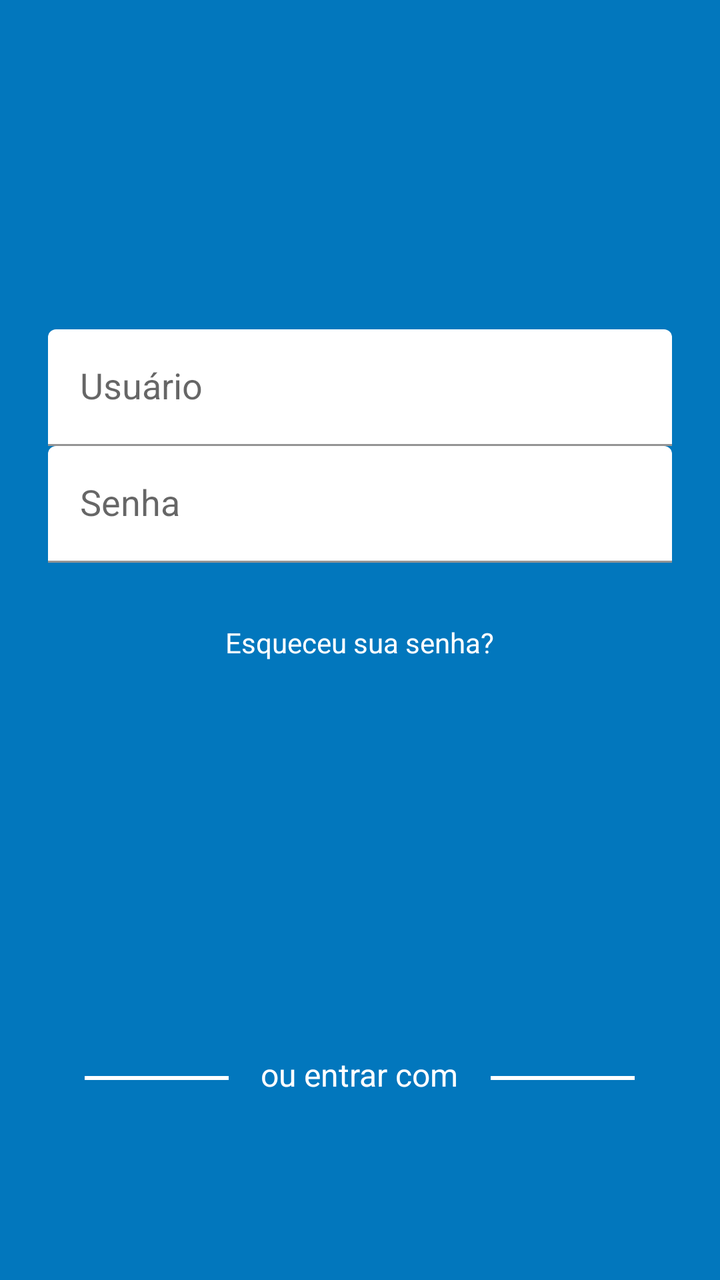
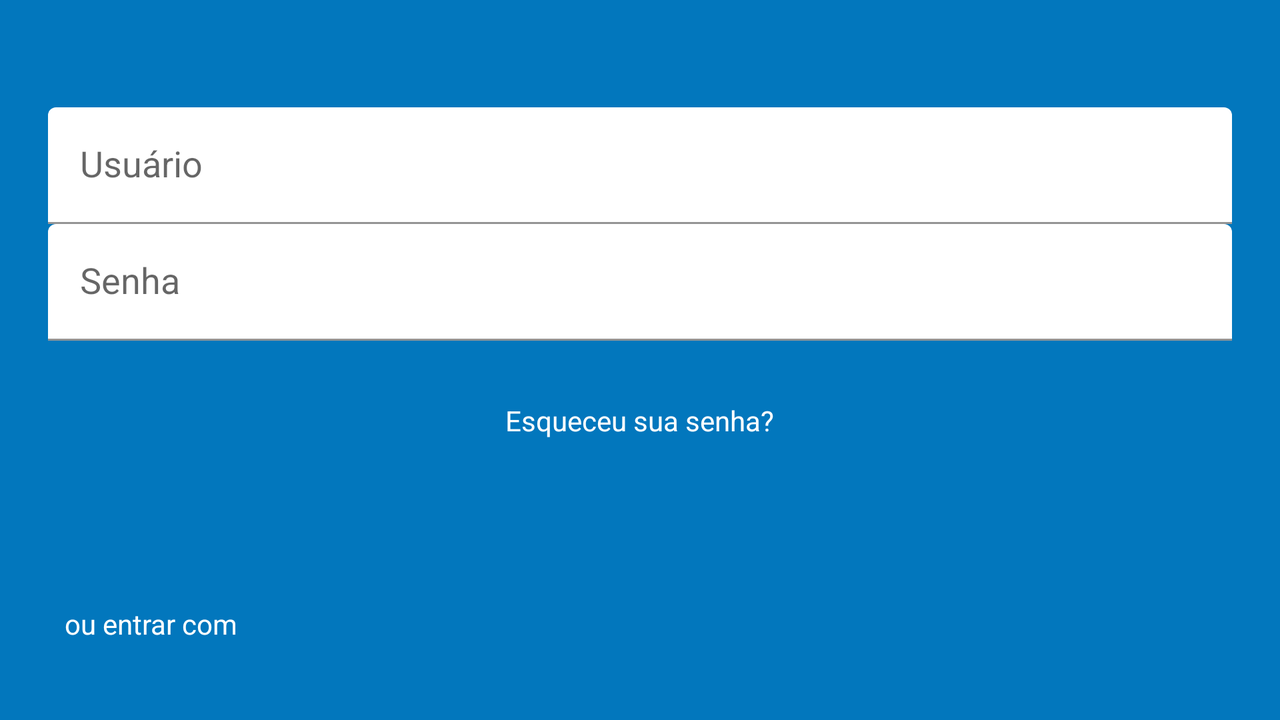

Two renders of one Android screen. The first uses the default layout on a phone; the second uses the alternative layout the repository ships for a different screen configuration, on a matching device. The two XML files are below.
<!-- AndroidManifest.xml: fallback theme Theme.MaterialComponents.DayNight.NoActionBar -->
<!-- res/layout/activity_login.xml -->
<?xml version="1.0" encoding="utf-8"?>
<LinearLayout xmlns:android="http://schemas.android.com/apk/res/android"
    xmlns:app="http://schemas.android.com/apk/res-auto"
    xmlns:tools="http://schemas.android.com/tools"
    android:layout_width="match_parent"
    android:layout_height="match_parent"
    android:background="@color/colorBackgroundLoginActivity"
    android:gravity="center_horizontal"
    android:orientation="vertical"
    android:paddingBottom="@dimen/spacing_normal"
    android:paddingLeft="@dimen/spacing_large"
    android:paddingRight="@dimen/spacing_large">

    <LinearLayout
        android:layout_width="match_parent"
        android:layout_height="0dp"
        android:layout_weight="0.60"
        android:gravity="center"
        android:orientation="vertical">

        <android.support.design.widget.TextInputLayout
            android:id="@+id/act_login_til_username"
            android:layout_width="match_parent"
            android:layout_height="wrap_content"
            android:theme="@style/TextInputLayoutWhite"
            app:theme="@style/TextInputLayoutWhite">

            <android.support.design.widget.TextInputEditText
                android:id="@+id/act_login_et_login"
                style="@style/EditTextWhite"
                android:layout_width="match_parent"
                android:layout_height="wrap_content"
                android:hint="@string/act_login_hint_user"
                android:imeOptions="actionNext"
                android:inputType="textVisiblePassword"
                android:lines="1" />

        </android.support.design.widget.TextInputLayout>

        <android.support.design.widget.TextInputLayout
            android:id="@+id/act_login_til_password"
            android:layout_width="match_parent"
            android:layout_height="wrap_content"
            android:theme="@style/TextInputLayoutWhite"
            app:passwordToggleEnabled="true"
            app:passwordToggleTint="@android:color/white"
            app:theme="@style/TextInputLayoutWhite">

            <android.support.design.widget.TextInputEditText
                android:id="@+id/act_login_et_password"
                style="@style/EditTextWhite"
                android:layout_width="match_parent"
                android:layout_height="wrap_content"
                android:hint="@string/act_login_hint_password"
                android:imeOptions="actionDone"
                android:inputType="textPassword"
                android:lines="1" />

        </android.support.design.widget.TextInputLayout>

        <Button
            android:id="@+id/act_login_btn_login"
            style="@style/buttonRounded"
            android:layout_marginTop="@dimen/spacing_normal"
            android:text="@string/act_login_label_get_in" />

        <TextView
            android:id="@+id/act_login_tv_forgot_password"
            style="@style/textForgotPassword"
            android:text="@string/act_login_label_forgot_password" />
    </LinearLayout>

    <LinearLayout
        android:id="@+id/layout_botoes_login"
        android:layout_width="match_parent"
        android:layout_height="wrap_content"
        android:orientation="vertical"
        android:visibility="gone"
        tools:visibility="visible">

        <LinearLayout
            android:layout_width="match_parent"
            android:layout_height="wrap_content"
            android:gravity="center"
            android:orientation="horizontal">

            <View
                android:layout_width="@dimen/act_login_line_width"
                android:layout_height="@dimen/act_login_line_height"
                android:background="@android:color/white" />

            <TextView
                android:layout_width="wrap_content"
                android:layout_height="wrap_content"
                android:layout_margin="@dimen/spacing_normal"
                android:baselineAligned="false"
                android:gravity="center"
                android:paddingBottom="@dimen/spacing_tiny"
                android:text="@string/act_login_entrar_com"
                android:textColor="@android:color/white"
                android:textSize="@dimen/text_medium" />

            <View
                android:layout_width="@dimen/act_login_line_width"
                android:layout_height="@dimen/act_login_line_height"
                android:background="@android:color/white" />

        </LinearLayout>

        <LinearLayout

            android:layout_width="match_parent"
            android:layout_height="wrap_content"
            android:baselineAligned="false"
            android:orientation="horizontal">


            <LinearLayout
                android:id="@+id/act_login_btn_google"
                android:layout_width="0dp"
                android:layout_height="@dimen/minimum_touch_size"
                android:layout_marginBottom="@dimen/spacing_small"
                android:layout_marginEnd="@dimen/spacing_small"
                android:layout_marginRight="@dimen/spacing_small"
                android:layout_weight="1"
                android:clickable="true"
                android:focusable="true"
                android:foreground="?android:attr/selectableItemBackground"
                android:orientation="horizontal">

                <Button
                    android:id="@+id/btn_login_google"
                    style="@style/buttonRounded"
                    android:text="@string/act_login_google" />

            </LinearLayout>

            <LinearLayout
                android:id="@+id/act_login_btn_facebook"
                android:layout_width="0dp"
                android:layout_height="@dimen/minimum_touch_size"
                android:layout_marginBottom="@dimen/spacing_small"
                android:layout_marginLeft="@dimen/spacing_small"
                android:layout_marginStart="@dimen/spacing_small"
                android:layout_weight="1"
                android:clickable="true"
                android:focusable="true"
                android:foreground="?android:attr/selectableItemBackground"
                android:orientation="horizontal">

                <Button
                    android:id="@+id/btn_login_facebook"
                    style="@style/buttonRounded"
                    android:text="@string/act_login_facebook" />

            </LinearLayout>

        </LinearLayout>
    </LinearLayout>

</LinearLayout>
<!-- resources referenced by this layout -->
<resources>
  <color name="colorBackgroundLoginActivity">@color/colorPrimary</color>
  <dimen name="act_login_line_height">2dp</dimen>
  <dimen name="act_login_line_width">72dp</dimen>
  <dimen name="minimum_touch_size">48dp</dimen>
  <dimen name="spacing_large">24dp</dimen>
  <dimen name="spacing_normal">16dp</dimen>
  <dimen name="spacing_small">8dp</dimen>
  <dimen name="spacing_tiny">4dp</dimen>
  <dimen name="text_medium">16sp</dimen>
  <string name="act_login_entrar_com">ou entrar com</string>
  <string name="act_login_facebook">Facebook</string>
  <string name="act_login_google">Google</string>
  <string name="act_login_hint_password">Senha</string>
  <string name="act_login_hint_user">Usuário</string>
  <string name="act_login_label_forgot_password">Esqueceu sua senha?</string>
  <string name="act_login_label_get_in">Entrar</string>
  <style name="EditTextWhite" parent="AppEditText">
          <item name="colorControlNormal">@android:color/white</item>
          <item name="colorControlActivated">@android:color/white</item>
          <item name="colorControlHighlight">@android:color/white</item>
          <item name="android:textColor">@android:color/white</item>
          <item name="android:textColorHint">@android:color/white</item>
      </style>
  <style name="TextInputLayoutWhite">
          <item name="colorControlNormal">@android:color/white</item>
          <item name="colorControlActivated">@android:color/white</item>
          <item name="colorControlHighlight">@android:color/white</item>
          <item name="android:textColor">@android:color/white</item>
          <item name="android:textColorHint">@android:color/white</item>
          <item name="backgroundTint">@android:color/white</item>
          <item name="textColorError">@android:color/holo_red_light</item>
      </style>
  <!-- from res/values-v21/ -->
  <style name="buttonRounded" parent="baseButtonRounded">
          <item name="android:padding">@dimen/spacing_normal</item>
      </style>
  <style name="textForgotPassword">
          <item name="android:layout_height">@dimen/minimum_touch_size</item>
          <item name="android:layout_width">wrap_content</item>
          <item name="android:gravity">center</item>
          <item name="android:clickable">true</item>
          <item name="android:focusable">true</item>
          <item name="android:foreground">?android:attr/selectableItemBackground</item>
          <item name="android:paddingLeft">@dimen/spacing_small</item>
          <item name="android:paddingRight">@dimen/spacing_small</item>
          <item name="android:textColor">@android:color/white</item>
          <item name="android:textSize">@dimen/text_normal</item>
      </style>
  <color name="colorPrimary">#0277bd</color>
  <style name="AppEditText" parent="@android:style/Widget.EditText">
          <item name="colorControlNormal">@android:color/tab_indicator_text</item>
          <item name="colorControlActivated">@android:color/tab_indicator_text</item>
          <item name="colorControlHighlight">@android:color/tab_indicator_text</item>
          <item name="android:theme">@style/AppEditText</item>
      </style>
  <dimen name="text_normal">14sp</dimen>
</resources>
<!-- res/layout-land/activity_login.xml (the repository's variant of the layout above) -->
<!-- drawn on the phone turned sideways -->
<?xml version="1.0" encoding="utf-8"?>
<LinearLayout xmlns:android="http://schemas.android.com/apk/res/android"
    xmlns:app="http://schemas.android.com/apk/res-auto"
    xmlns:tools="http://schemas.android.com/tools"
    android:layout_width="match_parent"
    android:layout_height="match_parent"
    android:background="@color/colorBackgroundLoginActivity"
    android:gravity="center_horizontal"
    android:orientation="vertical"
    android:paddingBottom="@dimen/spacing_normal"
    android:paddingLeft="@dimen/spacing_large"
    android:paddingRight="@dimen/spacing_large">

    <LinearLayout
        android:layout_width="match_parent"
        android:layout_height="0dp"
        android:layout_weight="0.60"
        android:gravity="center"
        android:orientation="vertical">

        <android.support.design.widget.TextInputLayout
            android:id="@+id/act_login_til_username"
            android:layout_width="match_parent"
            android:layout_height="wrap_content"
            android:theme="@style/TextInputLayoutWhite"
            app:theme="@style/TextInputLayoutWhite">

            <android.support.design.widget.TextInputEditText
                android:id="@+id/act_login_et_login"
                style="@style/EditTextWhite"
                android:layout_width="match_parent"
                android:layout_height="wrap_content"
                android:hint="@string/act_login_hint_user"
                android:imeOptions="actionNext"
                android:inputType="textVisiblePassword"
                android:lines="1" />

        </android.support.design.widget.TextInputLayout>

        <android.support.design.widget.TextInputLayout
            android:id="@+id/act_login_til_password"
            android:layout_width="match_parent"
            android:layout_height="wrap_content"
            android:theme="@style/TextInputLayoutWhite"
            app:passwordToggleEnabled="true"
            app:passwordToggleTint="@android:color/white"
            app:theme="@style/TextInputLayoutWhite">

            <android.support.design.widget.TextInputEditText
                android:id="@+id/act_login_et_password"
                style="@style/EditTextWhite"
                android:layout_width="match_parent"
                android:layout_height="wrap_content"
                android:hint="@string/act_login_hint_password"
                android:imeOptions="actionDone"
                android:inputType="textPassword"
                android:lines="1" />

        </android.support.design.widget.TextInputLayout>

        <Button
            android:id="@+id/act_login_btn_login"
            style="@style/buttonRounded"
            android:layout_marginTop="@dimen/spacing_normal"
            android:text="@string/act_login_label_get_in" />

        <TextView
            android:id="@+id/act_login_tv_forgot_password"
            style="@style/textForgotPassword"
            android:text="@string/act_login_label_forgot_password" />
    </LinearLayout>


    <LinearLayout
        android:id="@+id/layout_botoes_login"
        android:layout_width="match_parent"
        android:layout_height="wrap_content"
        android:orientation="horizontal"
        android:visibility="gone"
        tools:visibility="visible">

        <TextView
            style="@style/textForgotPassword"
            android:text="@string/act_login_entrar_com" />


        <LinearLayout
            android:id="@+id/act_login_btn_google"
            android:layout_width="0dp"
            android:layout_height="@dimen/minimum_touch_size"
            android:layout_marginBottom="@dimen/spacing_small"
            android:layout_marginEnd="@dimen/spacing_small"
            android:layout_marginRight="@dimen/spacing_small"
            android:layout_weight="1"
            android:clickable="true"
            android:focusable="true"
            android:foreground="?android:attr/selectableItemBackground"
            android:orientation="horizontal">

            <Button
                android:id="@+id/btn_login_google"
                style="@style/buttonRounded"
                android:text="@string/act_login_google" />

        </LinearLayout>

        <LinearLayout
            android:id="@+id/act_login_btn_facebook"
            android:layout_width="0dp"
            android:layout_height="@dimen/minimum_touch_size"
            android:layout_marginBottom="@dimen/spacing_small"
            android:layout_marginLeft="@dimen/spacing_small"
            android:layout_marginStart="@dimen/spacing_small"
            android:layout_weight="1"
            android:clickable="true"
            android:focusable="true"
            android:foreground="?android:attr/selectableItemBackground"
            android:orientation="horizontal">

            <Button
                android:id="@+id/btn_login_facebook"
                style="@style/buttonRounded"
                android:text="@string/act_login_facebook" />

        </LinearLayout>

    </LinearLayout>

</LinearLayout>
<!-- resources referenced by the variant -->
<!-- as the phone turned sideways resolves them -->
<resources>
  <color name="colorBackgroundLoginActivity">@color/colorPrimary</color>
  <dimen name="minimum_touch_size">48dp</dimen>
  <dimen name="spacing_large">24dp</dimen>
  <dimen name="spacing_normal">16dp</dimen>
  <dimen name="spacing_small">8dp</dimen>
  <string name="act_login_entrar_com">ou entrar com</string>
  <string name="act_login_facebook">Facebook</string>
  <string name="act_login_google">Google</string>
  <string name="act_login_hint_password">Senha</string>
  <string name="act_login_hint_user">Usuário</string>
  <string name="act_login_label_forgot_password">Esqueceu sua senha?</string>
  <string name="act_login_label_get_in">Entrar</string>
  <style name="EditTextWhite" parent="AppEditText">
          <item name="colorControlNormal">@android:color/white</item>
          <item name="colorControlActivated">@android:color/white</item>
          <item name="colorControlHighlight">@android:color/white</item>
          <item name="android:textColor">@android:color/white</item>
          <item name="android:textColorHint">@android:color/white</item>
      </style>
  <style name="TextInputLayoutWhite">
          <item name="colorControlNormal">@android:color/white</item>
          <item name="colorControlActivated">@android:color/white</item>
          <item name="colorControlHighlight">@android:color/white</item>
          <item name="android:textColor">@android:color/white</item>
          <item name="android:textColorHint">@android:color/white</item>
          <item name="backgroundTint">@android:color/white</item>
          <item name="textColorError">@android:color/holo_red_light</item>
      </style>
  <!-- from res/values-v21/ -->
  <style name="buttonRounded" parent="baseButtonRounded">
          <item name="android:padding">@dimen/spacing_normal</item>
      </style>
  <style name="textForgotPassword">
          <item name="android:layout_height">@dimen/minimum_touch_size</item>
          <item name="android:layout_width">wrap_content</item>
          <item name="android:gravity">center</item>
          <item name="android:clickable">true</item>
          <item name="android:focusable">true</item>
          <item name="android:foreground">?android:attr/selectableItemBackground</item>
          <item name="android:paddingLeft">@dimen/spacing_small</item>
          <item name="android:paddingRight">@dimen/spacing_small</item>
          <item name="android:textColor">@android:color/white</item>
          <item name="android:textSize">@dimen/text_normal</item>
      </style>
  <color name="colorPrimary">#0277bd</color>
  <style name="AppEditText" parent="@android:style/Widget.EditText">
          <item name="colorControlNormal">@android:color/tab_indicator_text</item>
          <item name="colorControlActivated">@android:color/tab_indicator_text</item>
          <item name="colorControlHighlight">@android:color/tab_indicator_text</item>
          <item name="android:theme">@style/AppEditText</item>
      </style>
  <dimen name="text_normal">14sp</dimen>
</resources>
